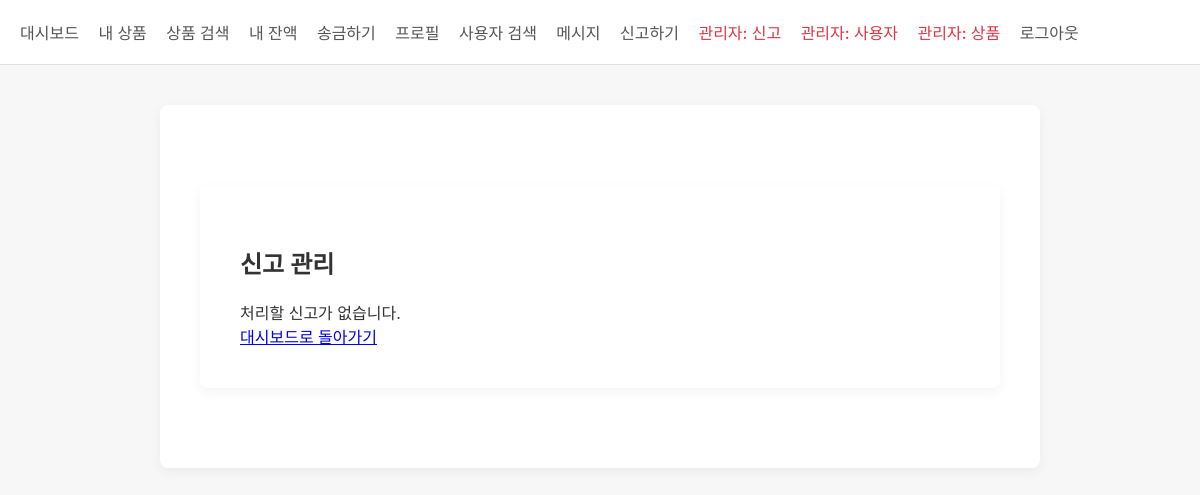
/admin/reports (signed in), run on an earlier commit of the app's database.
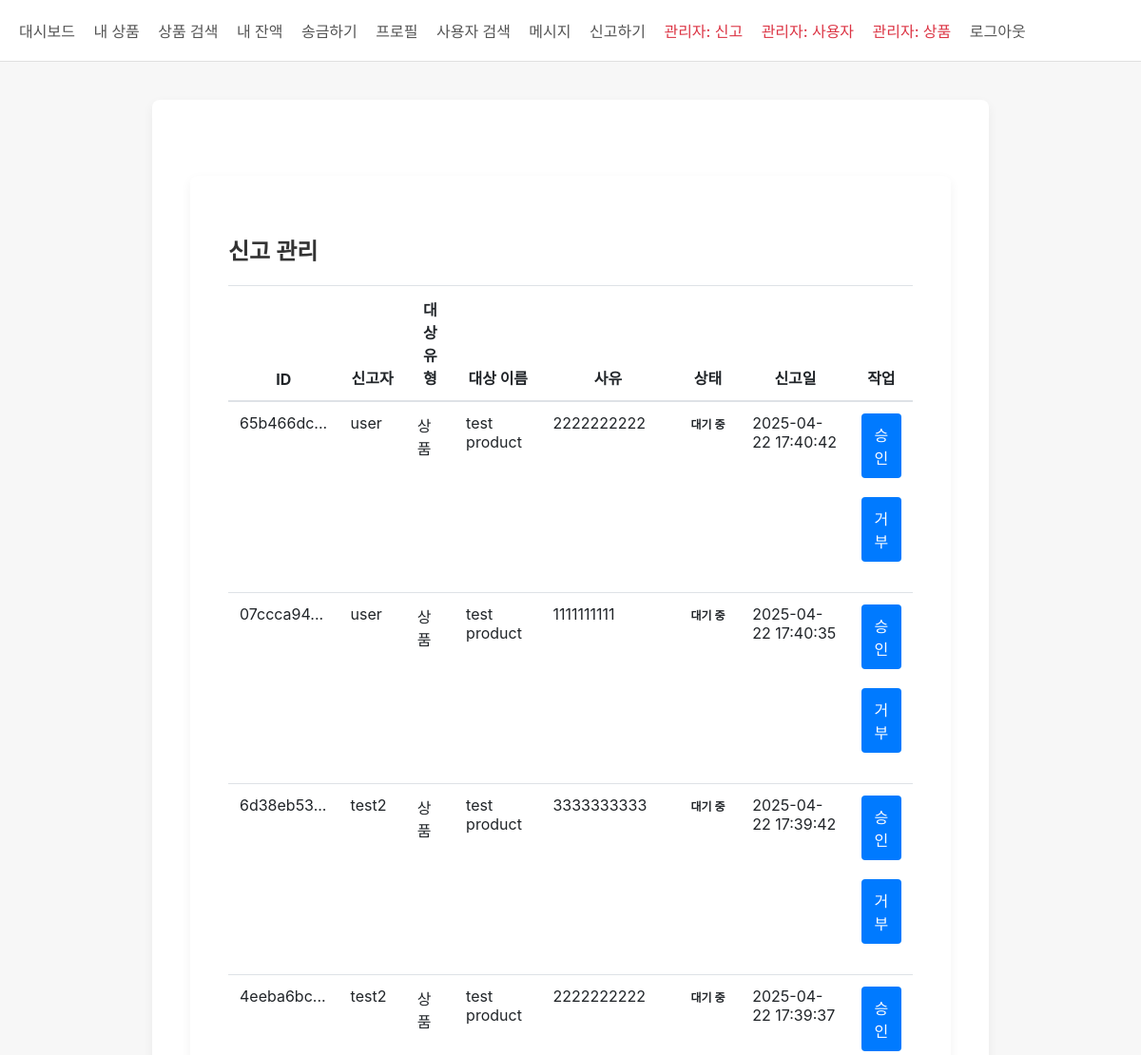
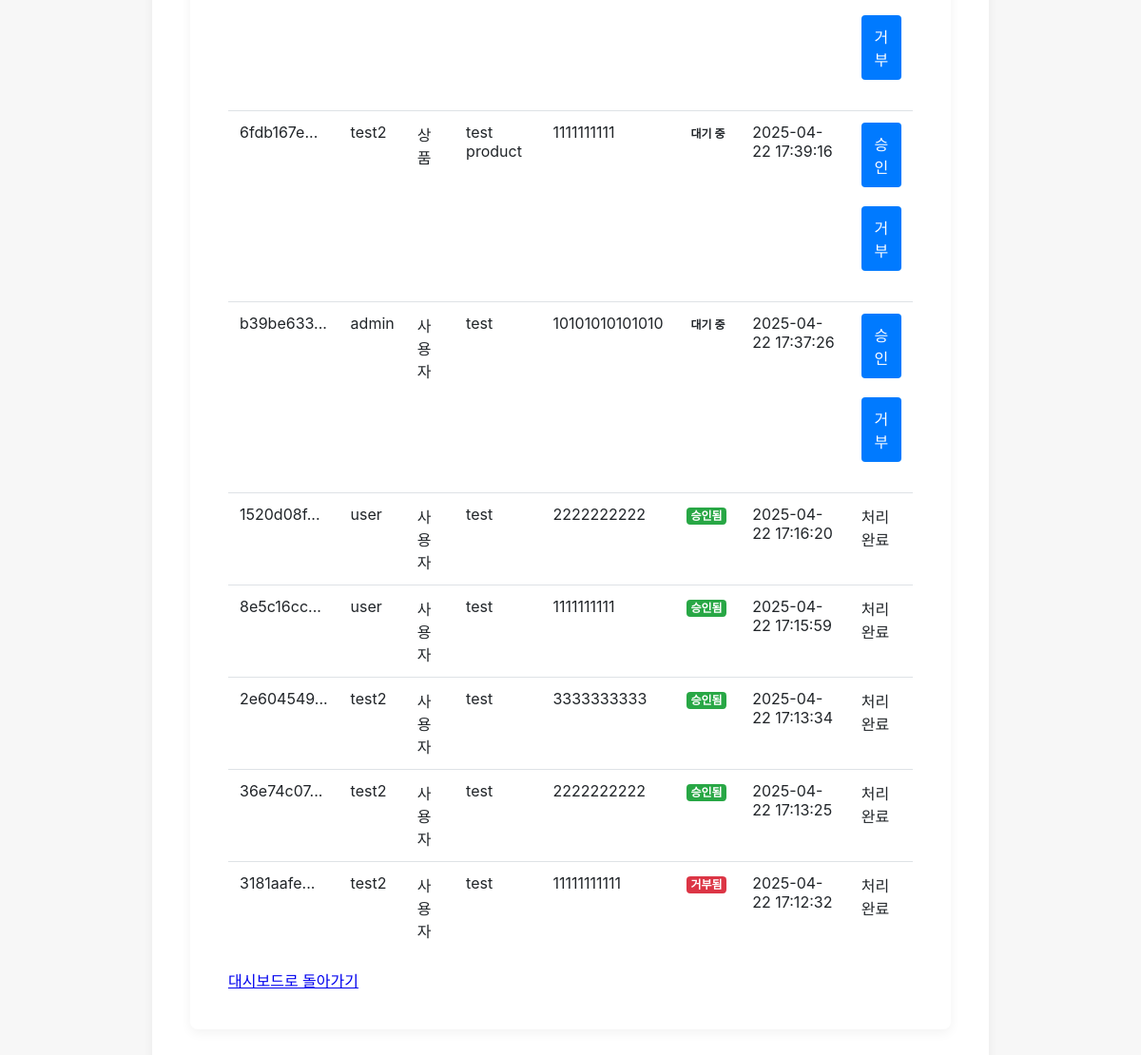
And on a later commit of the database (2 pictures, top to bottom).
### tables this page shows
CREATE TABLE report (
                id TEXT PRIMARY KEY,
                reporter_id TEXT NOT NULL,
                target_id TEXT NOT NULL,
                target_type TEXT NOT NULL,
                reason TEXT NOT NULL,
                status TEXT DEFAULT 'pending',
                created_at TIMESTAMP DEFAULT CURRENT_TIMESTAMP
            );

CREATE TABLE user (
                id TEXT PRIMARY KEY,
                username TEXT UNIQUE NOT NULL,
                password TEXT NOT NULL,
                bio TEXT,
                balance INTEGER DEFAULT 10000,
                login_attempts INTEGER DEFAULT 0,
                locked_until TIMESTAMP,
                is_admin BOOLEAN DEFAULT 0,
                status TEXT DEFAULT 'active',
                report_count INTEGER DEFAULT 0,
                created_at TIMESTAMP DEFAULT CURRENT_TIMESTAMP
            );

### app.py (the view)
@app.route('/admin/reports')
@admin_required
def admin_reports():
    db = get_db()
    cursor = db.cursor()
    cursor.execute("""
        SELECT r.*, u1.username as reporter_name,
               CASE
                   WHEN r.target_type = 'user' THEN u2.username
                   WHEN r.target_type = 'product' THEN p.title
               END as target_name
        FROM report r
        JOIN user u1 ON r.reporter_id = u1.id
        LEFT JOIN user u2 ON r.target_type = 'user' AND r.target_id = u2.id
        LEFT JOIN product p ON r.target_type = 'product' AND r.target_id = p.id
        ORDER BY r.created_at DESC
    """)
    reports = cursor.fetchall()
    return render_template('admin_reports.html', reports=reports)

### app.py (called while the page is built)
def generate_csrf_token():
    if '_csrf_token' not in session:
        session['_csrf_token'] = secrets.token_hex(16)
    return session['_csrf_token']

def admin_required(f):
    @wraps(f)
    def decorated_function(*args, **kwargs):
        if 'user_id' not in session:
            flash('로그인이 필요합니다.')
            return redirect(url_for('login'))
        db = get_db()
        cursor = db.cursor()
        cursor.execute("SELECT is_admin FROM user WHERE id = ?", (session['user_id'],))
        user = cursor.fetchone()
        if not user or not user['is_admin']:
            flash('관리자 권한이 필요합니다.')
            return redirect(url_for('dashboard'))
        return f(*args, **kwargs)
    return decorated_function

def get_db():
    db = getattr(g, '_database', None)
    if db is None:
        db = g._database = sqlite3.connect(DATABASE)
        db.row_factory = sqlite3.Row  # 결과를 dict처럼 사용하기 위함
    return db

@app.teardown_appcontext
def close_connection(exception):
    db = getattr(g, '_database', None)
    if db is not None:
        db.close()

@app.after_request
def add_security_headers(response):
    response.headers['Content-Security-Policy'] = "default-src 'self'; script-src 'self' 'unsafe-inline' https://cdnjs.cloudflare.com; style-src 'self' 'unsafe-inline'; img-src 'self' data:;"
    response.headers['X-Frame-Options'] = 'SAMEORIGIN'
    response.headers['X-XSS-Protection'] = '1; mode=block'
    return response

### templates/admin_reports.html (shortened to what this page needs)
{% extends "base.html" %}
{% block content %}
<div class="container mt-5">
    <h2>신고 관리</h2>
    {% if reports %}
        <table class="table table-striped">
            <thead>
                <tr>
                    <th>ID</th>
                    <th>신고자</th>
                    <th>대상 유형</th>
                    <th>대상 이름</th>
                    <th>사유</th>
                    <th>상태</th>
                    <th>신고일</th>
                    <th>작업</th>
                </tr>
            </thead>
            <tbody>
                {% for report in reports %}
                    <tr>
                        <td>{{ report.id[:8] }}...</td>
                        <td>{{ report.reporter_name }}</td>
                        <td>{{ '사용자' if report.target_type == 'user' else '상품' }}</td>
                        <td>{{ report.target_name }}</td>
                        <td>{{ report.reason }}</td>
                        <td>
                            {% if report.status == 'pending' %}
                                <span class="badge badge-warning">대기 중</span>
                            {% elif report.status == 'approved' %}
                                <span class="badge badge-success">승인됨</span>
                            {% elif report.status == 'rejected' %}
                                <span class="badge badge-danger">거부됨</span>
                            {% endif %}
                        </td>
                        <td>{{ report.created_at }}</td>
                        <td>
                            {% if report.status == 'pending' %}
                                <form method="POST" action="{{ url_for('process_report', report_id=report.id) }}" class="d-inline">
                                    <button type="submit" class="btn btn-sm btn-success">승인</button>
                                </form>
                                <form method="POST" action="{{ url_for('process_report', report_id=report.id) }}" class="d-inline">
                                    <button type="submit" class="btn btn-sm btn-danger">거부</button>
                                </form>
                            {% else %}
                                <span class="text-muted">처리 완료</span>
                            {% endif %}
                        </td>
                    </tr>
                {% endfor %}
            </tbody>
        </table>
    {% else %}
        <div class="alert alert-info">
            처리할 신고가 없습니다.
        </div>
    {% endif %}
    <a href="{{ url_for('dashboard') }}" class="btn btn-secondary">대시보드로 돌아가기</a>
</div>
{% endblock %}

### templates/base.html (shortened to what this page needs)
<!DOCTYPE html>
<html lang="ko">
<head>
</head>
<body>
  <nav>
    {% if session.get('user_id') %}
      <a href="{{ url_for('dashboard') }}">대시보드</a>
      <a href="{{ url_for('my_products') }}">내 상품</a>
      <a href="{{ url_for('search_product') }}">상품 검색</a>
      <a href="{{ url_for('balance') }}">내 잔액</a>
      <a href="{{ url_for('transfer') }}">송금하기</a>
      <a href="{{ url_for('profile') }}">프로필</a>
      <a href="{{ url_for('search_user') }}">사용자 검색</a>
      <a href="{{ url_for('message_list') }}">메시지</a>
      <a href="{{ url_for('report') }}">신고하기</a>
      {% if session.get('is_admin') %}
        <a href="{{ url_for('admin_reports') }}" class="text-danger">관리자: 신고</a>
        <a href="{{ url_for('admin_users') }}" class="text-danger">관리자: 사용자</a>
        <a href="{{ url_for('admin_products') }}" class="text-danger">관리자: 상품</a>
      {% endif %}
      <a href="{{ url_for('logout') }}">로그아웃</a>
    {% else %}
      <a href="{{ url_for('login') }}">로그인</a>
      <a href="{{ url_for('register') }}">회원가입</a>
    {% endif %}
  </nav>
  <div class="container">
    {% block content %}{% endblock %}
  </div>
</body>
</html>

### templates/base.html (style rules this page uses)
body { background-color: #F7F7F7; font-family: -apple-system, BlinkMacSystemFont, "Segoe UI", Roboto, Helvetica, Arial, sans-serif; margin: 0; padding: 0; color: #333; }
nav { background-color: #fff; padding: 20px; border-bottom: 1px solid #e0e0e0; }
nav a { text-decoration: none; color: #555; margin-right: 15px; font-weight: 500; }
.container { max-width: 800px; margin: 40px auto; background-color: #fff; padding: 40px; box-shadow: 0 4px 12px rgba(0, 0, 0, 0.05); border-radius: 8px; }
h1, h2, h3 { font-weight: 600; margin-bottom: 20px; }
input, textarea, button { width: 100%; padding: 10px; margin-bottom: 20px; border: 1px solid #e0e0e0; border-radius: 4px; font-size: 16px; }
button { background-color: #007AFF; color: #fff; border: none; cursor: pointer; transition: background-color 0.2s; }
.table { width: 100%; margin-bottom: 1rem; color: #212529; border-collapse: collapse; }
.table th, .table td { padding: 0.75rem; vertical-align: top; border-top: 1px solid #dee2e6; }
.table thead th { vertical-align: bottom; border-bottom: 2px solid #dee2e6; }
.badge { display: inline-block; padding: 0.25em 0.4em; font-size: 75%; font-weight: 700; line-height: 1; text-align: center; white-space: nowrap; vertical-align: baseline; border-radius: 0.25rem; }
.badge-success { color: #fff; background-color: #28a745; }
.badge-danger { color: #fff; background-color: #dc3545; }
.text-danger { color: #dc3545 !important; }

What changed in the data, as far as the page shows it:
added report: id "65b466dc", reporter_name "user", target_type "상품", target_name "test product", reason "2222222222", status "대기 중", created_at "2025-04-22 17:40:42"
added report: id "07ccca94", reporter_name "user", target_type "상품", target_name "test product", reason "1111111111", status "대기 중", created_at "2025-04-22 17:40:35"
added report: id "6d38eb53", reporter_name "test2", target_type "상품", target_name "test product", reason "3333333333", status "대기 중", created_at "2025-04-22 17:39:42"
added report: id "4eeba6bc", reporter_name "test2", target_type "상품", target_name "test product", reason "2222222222", status "대기 중", created_at "2025-04-22 17:39:37"
added report: id "6fdb167e", reporter_name "test2", target_type "상품", target_name "test product", reason "1111111111", status "대기 중", created_at "2025-04-22 17:39:16"
added report: id "b39be633", reporter_name "admin", target_type "사용자", target_name "test", reason "10101010101010", status "대기 중", created_at "2025-04-22 17:37:26"
added report: id "1520d08f", reporter_name "user", target_type "사용자", target_name "test", reason "2222222222", status "승인됨", created_at "2025-04-22 17:16:20"
added report: id "8e5c16cc", reporter_name "user", target_type "사용자", target_name "test", reason "1111111111", status "승인됨", created_at "2025-04-22 17:15:59"
added report: id "2e604549", reporter_name "test2", target_type "사용자", target_name "test", reason "3333333333", status "승인됨", created_at "2025-04-22 17:13:34"
added report: id "36e74c07", reporter_name "test2", target_type "사용자", target_name "test", reason "2222222222", status "승인됨", created_at "2025-04-22 17:13:25"
added report: id "3181aafe", reporter_name "test2", target_type "사용자", target_name "test", reason "11111111111", status "거부됨", created_at "2025-04-22 17:12:32"
Also different on the page:
text no longer shown: "처리할 신고가 없습니다."
text now shown: "ID 신고자 대상 유형 대상 이름 사유 상태 신고일 작업"
